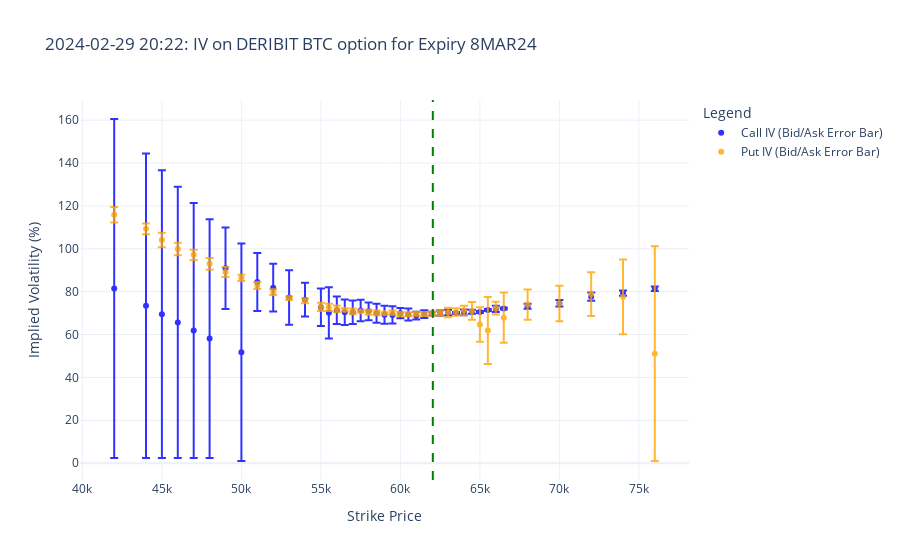

The notebook cell this image was saved under:
### Code cell
import plotly.graph_objects as go

fig = go.Figure()
# Plot with error bars for bid/ask implied volatility
fig.add_trace(go.Scatter(
    x=strikes_list,
    y=(df_option_with_vola_and_greeks['bidVola_C']+df_option_with_vola_and_greeks['askVola_C'])/2,
    error_y=dict(type='data', array=(df_option_with_vola_and_greeks['askVola_C'] - df_option_with_vola_and_greeks['bidVola_C']).abs()/2,
        visible=True, color='blue'),
    mode='markers',
    name='Call IV (Bid/Ask Error Bar)',
    marker=dict(color='blue', symbol='circle'),
    opacity=0.8
))
fig.add_trace(go.Scatter(
    x=strikes_list,
    y=(df_option_with_vola_and_greeks['bidVola_P']+df_option_with_vola_and_greeks['askVola_P'])/2,
    error_y=dict(type='data', array=(df_option_with_vola_and_greeks['askVola_P'] - df_option_with_vola_and_greeks['bidVola_P']).abs()/2,
        visible=True, color='orange'),
    mode='markers',
    name='Put IV (Bid/Ask Error Bar)',
    marker=dict(color='orange', symbol='circle'),
    opacity=0.8
))

fig.add_vline(x=df_option_with_vola_and_greeks['S'][0], line=dict(color='green', dash='dash'), name='Spot Price (S)')

fig.update_layout(
    title=f"{snapshot_time.strftime('%Y-%m-%d %H:%M')}: IV on DERIBIT BTC option for Expiry {my_expiry}",
    xaxis_title="Strike Price",
    yaxis_title="Implied Volatility (%)",
    legend_title="Legend",
    template="plotly_white"
)
fig.show()

### Figure 1 — Plotly figure (JSON) as saved in the notebook; plotly's stock layout.template omitted (floating-point values rounded to 4 significant figures)
{"data": [{"error_y": {"array": [79.1, 71.05, 67.13, 63.28, 59.48, 55.74, 18.99, 50.76, 13.52, 11.19, 12.67, 7.872, 8.717, 11.97, 6.45, 5.956, 5.459, 5.013, 4.107, 4.437, 4.214, 4.018, 2.406, 2.798, 1.819, 1.784, 0.8815, 1.315, 1.317, 0.4422, 1.344, 0.9131, 0.4681, 0.481, 1.491, 0.5165, 1.184, 1.491, 1.889, 1.258, 1.012], "color": "blue", "type": "data", "visible": true}, "marker": {"color": "blue", "symbol": "circle"}, "mode": "markers", "name": "Call IV (Bid/Ask Error Bar)", "opacity": 0.8, "type": "scatter", "x": [42000, 44000, 45000, 46000, 47000, 48000, 49000, 50000, 51000, 52000, 53000, 54000, 55000, 55500, 56000, 56500, 57000, 57500, 58000, 58500, 59000, 59500, 60000, 60500, 61000, 61500, 62000, 62500, 63000, 63500, 64000, 64500, 65000, 65500, 66000, 66500, 68000, 70000, 72000, 74000, 76000], "y": [81.46, 73.41, 69.49, 65.64, 61.84, 58.1, 90.9, 51.76, 84.47, 81.89, 77.28, 76.28, 72.76, 70.12, 71.34, 70.36, 70.41, 71.2, 70.82, 69.96, 69.25, 69.13, 69.99, 69.38, 68.78, 69.53, 69.8, 70.05, 70.29, 70.1, 70.35, 70.65, 70.53, 71.43, 71.97, 72.15, 73.24, 74.61, 77.67, 79.33, 81.37]}, {"error_y": {"array": [3.636, 2.492, 3.392, 2.929, 2.383, 2.754, 2.35, 1.442, 1.626, 1.354, 0.8466, 1.134, 1.92, 1.737, 1.593, 0.7309, 1.357, 0.6278, 1.176, 1.108, 0.5249, 1.001, 0.9633, 0.9325, 0.9085, 0.892, 0.8815, 1.315, 2.195, 1.768, 2.239, 4.107, 8.097, 15.65, 2.978, 11.75, 7.074, 8.255, 10.2, 17.42, 50.1], "color": "orange", "type": "data", "visible": true}, "marker": {"color": "orange", "symbol": "circle"}, "mode": "markers", "name": "Put IV (Bid/Ask Error Bar)", "opacity": 0.8, "type": "scatter", "x": [42000, 44000, 45000, 46000, 47000, 48000, 49000, 50000, 51000, 52000, 53000, 54000, 55000, 55500, 56000, 56500, 57000, 57500, 58000, 58500, 59000, 59500, 60000, 60500, 61000, 61500, 62000, 62500, 63000, 63500, 64000, 64500, 65000, 65500, 66000, 66500, 68000, 70000, 72000, 74000, 76000], "y": [115.9, 109.3, 104.1, 99.93, 97.17, 92.97, 89.14, 86.41, 82.87, 79.83, 76.92, 75.73, 72.94, 72.67, 71.95, 71.59, 70.78, 70.86, 70.44, 70.14, 69.92, 70.24, 69.58, 69.43, 69.73, 69.55, 69.8, 70.04, 70.27, 70.5, 71.2, 71.02, 64.68, 61.89, 72.33, 67.89, 73.98, 74.47, 78.86, 77.57, 51.1]}], "layout": {"legend": {"title": {"text": "Legend"}}, "shapes": [{"line": {"color": "green", "dash": "dash"}, "name": "Spot Price (S)", "type": "line", "x0": 62040.0, "x1": 62040.0, "xref": "x", "y0": 0, "y1": 1, "yref": "y domain"}], "title": {"text": "2024-02-29 20:22: IV on DERIBIT BTC option for Expiry 8MAR24"}, "xaxis": {"title": {"text": "Strike Price"}}, "yaxis": {"title": {"text": "Implied Volatility (%)"}}}}
